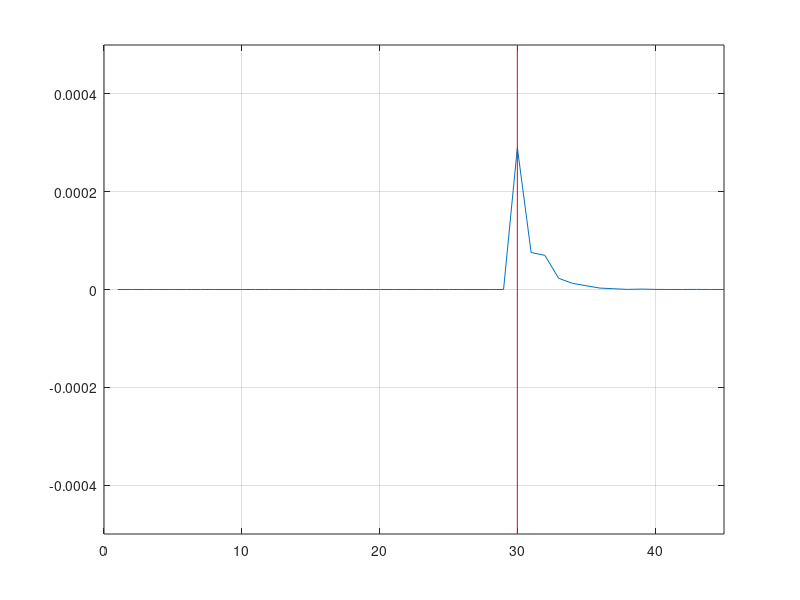

The MATLAB script that drew this image:
clear all
clc

    
permeability=4*pi*1e-7;  %Free Space
permitivity=8.85e-12;    %Free Space
c=1/sqrt(permeability*permitivity);           
                      
m=45; 
ex=zeros(1,m);
hy=zeros(1,m);
cb=zeros(1,m);
eaf=zeros(1,m);
s=zeros(1,m);
dt=zeros(1,m);
p=zeros(1,m);
SAR=zeros(1,m);

dx = .01;
dt = dx/(2*c);
d0 = 0.3;                       
                                  
%region

k1=fix(d0/dx);% Thyroid 



% free space
permitivity(1,1:k1)=1;
dt(1,1:k1) = dx/(2*c);  
s(1,1:k1) = 0;

% Thyroid  
permitivity(1,k1:m)=  59.684 ;
dt(1,k1:m) = dx/(2*c); 
s(1,k1:m) = 1.0385;






ex_left_m1 = 0;
ex_left_m2 = 0;
ex_right_m1 = 0;
ex_right_m2 = 0;
ex_left_b1_m1 = 0;
ex_left_b1_m2 = 0;


iteration = 500;                       

for n = 1:iteration
    for k = 2:45
        eaf =dt(1,k)*s(1,k)/(2*permitivity(1,k)*8.85e-12);
        ca=(1-eaf)/(1+eaf);
        cb=0.5/(permitivity(1,k)*(1+eaf));
        
        ex(1,k) = ca*ex(1,k) + cb*(hy(1,k-1) - hy(1,k));
        p(1,k)=(ex(1,k)^2)*s(1,k)/2;
        SAR(1,k)=((ex(1,k)^2)*s(1,k))/(2*(1100));
    end
    source = sin(2*pi*900*10^(6)*dt(1,1)*n);       
     ex(1,2) = source;
    
    % Boundaries
    if n>2
        KE=45;
        kc=30;
        % Left boundary
        ex(1,1) = ex_left_m2;      % set left boundary of ex(1) by the value of ex(2)@n-2
        ex_left_m2 = ex_left_m1;   % set the value of ex(2)@n-2 by the value of ex(2)@n-1
        ex_left_m1 = ex(1,2);      % set the value of ex(2)@n-1 by the value of ex(2)@n (current value)
        % Right boundary
        ex(1,KE) = ex_right_m2;    % set right boundary of ex(201) by the value of ex(200)@n-2
        ex_right_m2 = ex_right_m1; % set the value of ex(200)@n-2 by the value of ex(200)@n-1
        ex_right_m1 = ex(1,KE-1);  % set the value of ex(200)@n-1 by the value of ex(200)@n (current value)
        
        % dielectric edge
        ex(1,kc) = ex_left_b1_m2;
        ex_left_b1_m2 = ex_left_b1_m1;
        ex_left_b1_m1 = ex(1,kc-1);
    end
   
    for k = 1:44
         hy(1,k) = hy(1,k) + .5*(ex(1,k) - ex(1,k+1));  
    end
 
    plot(SAR);grid
    grid on
    axis([0 m -0.0005 0.0005]); 
    line([k1,k1],[-.0005,.0005],'Color','r');
     
  
    frame = getframe();
    
    
end